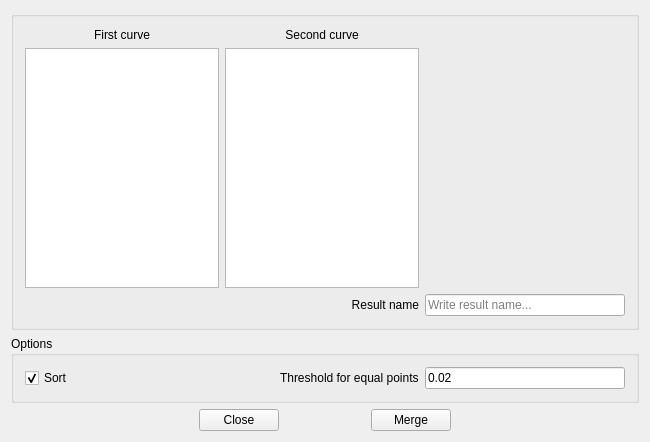
<?xml version="1.0" encoding="UTF-8"?>
<ui version="4.0">
 <class>MergePointCloudsDialog</class>
 <widget class="QDialog" name="MergePointCloudsDialog">
  <property name="geometry">
   <rect>
    <x>0</x>
    <y>0</y>
    <width>650</width>
    <height>440</height>
   </rect>
  </property>
  <property name="windowTitle">
   <string>Merge clouds</string>
  </property>
  <layout class="QGridLayout" name="gridLayout">
   <item row="4" column="3">
    <widget class="QPushButton" name="mergeBtn">
     <property name="focusPolicy">
      <enum>Qt::NoFocus</enum>
     </property>
     <property name="text">
      <string>Merge</string>
     </property>
    </widget>
   </item>
   <item row="4" column="1">
    <widget class="QPushButton" name="closeBtn">
     <property name="focusPolicy">
      <enum>Qt::NoFocus</enum>
     </property>
     <property name="text">
      <string>Close</string>
     </property>
    </widget>
   </item>
   <item row="3" column="0" colspan="5">
    <widget class="QGroupBox" name="groupBoxOptions">
     <property name="title">
      <string>Options</string>
     </property>
     <layout class="QGridLayout" name="gridLayout_2">
      <item row="0" column="2">
       <widget class="QLabel" name="labelThresholdForEqualPoints">
        <property name="text">
         <string>Threshold for equal points</string>
        </property>
       </widget>
      </item>
      <item row="0" column="0">
       <widget class="QCheckBox" name="needSortedCheckBox">
        <property name="focusPolicy">
         <enum>Qt::ClickFocus</enum>
        </property>
        <property name="text">
         <string>Sort</string>
        </property>
        <property name="checked">
         <bool>true</bool>
        </property>
       </widget>
      </item>
      <item row="0" column="3">
       <widget class="QLineEdit" name="threshold">
        <property name="focusPolicy">
         <enum>Qt::ClickFocus</enum>
        </property>
        <property name="text">
         <string>0.02</string>
        </property>
       </widget>
      </item>
      <item row="0" column="1">
       <spacer name="horizontalSpacer">
        <property name="orientation">
         <enum>Qt::Horizontal</enum>
        </property>
        <property name="sizeHint" stdset="0">
         <size>
          <width>40</width>
          <height>20</height>
         </size>
        </property>
       </spacer>
      </item>
     </layout>
    </widget>
   </item>
   <item row="0" column="0" colspan="5">
    <widget class="QGroupBox" name="groupBoxFindCurves">
     <property name="title">
      <string/>
     </property>
     <layout class="QGridLayout" name="gridLayout_3">
      <item row="3" column="1">
       <widget class="QLabel" name="labelResultName">
        <property name="layoutDirection">
         <enum>Qt::LeftToRight</enum>
        </property>
        <property name="text">
         <string>Result name</string>
        </property>
        <property name="alignment">
         <set>Qt::AlignRight|Qt::AlignTrailing|Qt::AlignVCenter</set>
        </property>
       </widget>
      </item>
      <item row="1" column="0">
       <widget class="QLabel" name="labelFirstCurve">
        <property name="text">
         <string>First curve</string>
        </property>
        <property name="alignment">
         <set>Qt::AlignCenter</set>
        </property>
       </widget>
      </item>
      <item row="3" column="2">
       <widget class="QLineEdit" name="resultName">
        <property name="focusPolicy">
         <enum>Qt::ClickFocus</enum>
        </property>
        <property name="placeholderText">
         <string>Write result name...</string>
        </property>
       </widget>
      </item>
      <item row="2" column="0">
       <widget class="QListWidget" name="firstListWidgetOfCurves">
        <property name="wordWrap">
         <bool>false</bool>
        </property>
       </widget>
      </item>
      <item row="2" column="1">
       <widget class="QListWidget" name="secondListWidgetOfCurves"/>
      </item>
      <item row="1" column="1">
       <widget class="QLabel" name="labelSecondCurve">
        <property name="text">
         <string>Second curve</string>
        </property>
        <property name="alignment">
         <set>Qt::AlignCenter</set>
        </property>
       </widget>
      </item>
      <item row="2" column="2">
       <widget class="QWidget" name="container" native="true">
        <property name="minimumSize">
         <size>
          <width>200</width>
          <height>240</height>
         </size>
        </property>
        <property name="baseSize">
         <size>
          <width>0</width>
          <height>0</height>
         </size>
        </property>
       </widget>
      </item>
     </layout>
    </widget>
   </item>
   <item row="4" column="2">
    <spacer name="horizontalSpacer_2">
     <property name="orientation">
      <enum>Qt::Horizontal</enum>
     </property>
     <property name="sizeType">
      <enum>QSizePolicy::Fixed</enum>
     </property>
     <property name="sizeHint" stdset="0">
      <size>
       <width>80</width>
       <height>20</height>
      </size>
     </property>
    </spacer>
   </item>
   <item row="4" column="0">
    <spacer name="horizontalSpacer_3">
     <property name="orientation">
      <enum>Qt::Horizontal</enum>
     </property>
     <property name="sizeHint" stdset="0">
      <size>
       <width>40</width>
       <height>20</height>
      </size>
     </property>
    </spacer>
   </item>
   <item row="4" column="4">
    <spacer name="horizontalSpacer_4">
     <property name="orientation">
      <enum>Qt::Horizontal</enum>
     </property>
     <property name="sizeHint" stdset="0">
      <size>
       <width>40</width>
       <height>20</height>
      </size>
     </property>
    </spacer>
   </item>
  </layout>
 </widget>
 <layoutdefault spacing="6" margin="11"/>
 <resources/>
 <connections/>
</ui>
